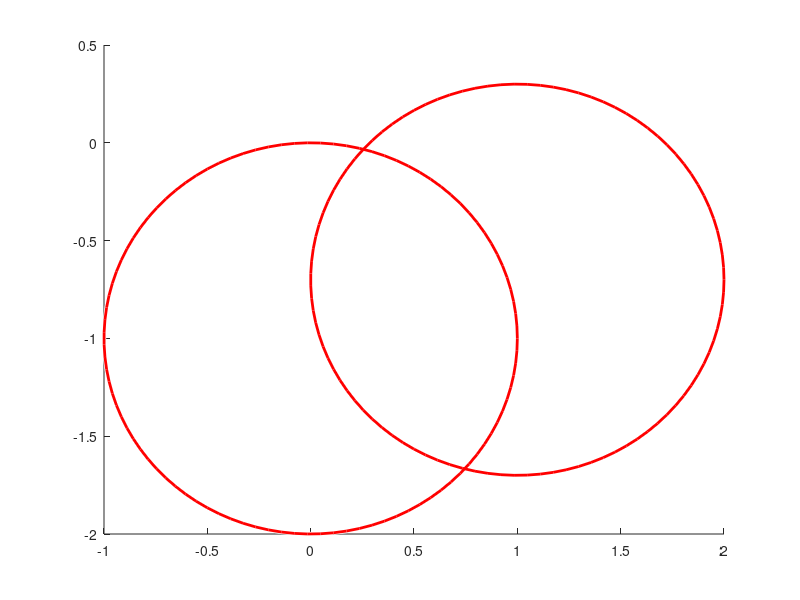

MATLAB code for this plot: (Note: this script raises an error after producing the figure.)
radius = 1;
xParticles = [0,1];
yParticles = [-1, -0.7];

figure(1)
clf
viscircles([xParticles', yParticles'], ones(size(xParticles'))*radius);
xDir = xParticles - xParticles';
yDir = yParticles - yParticles';
r = sqrt(xDir.^2 + yDir.^2);
xDirHat = xDir ./ r;
yDirHat = yDir ./ r;

figure(2)
clf
% xParticles(1) = xParticles(1) - (2*radius*xDirHat(1,2)-xDir(1,2))/2;
% xParticles(2) = xParticles(2) - (2*radius*xDirHat(2,1)-xDir(2,1))/2;
% 
% yParticles(1) = yParticles(1) - (2*radius*yDirHat(1,2)-yDir(1,2))/2;
% yParticles(2) = yParticles(2) - (2*radius*yDirHat(2,1)-yDir(2,1))/2;
[xParticles, yParticles] = AvoidOverlap(xParticles, yParticles, radius);
% xParticles(1) = xParticles(1) - (2*radius*xDirHat(1, 2) - xDir(1,2))/2;
% yParticles(row) = yParticles(col) - (2*radius*yHatDir(row, col) - yDir(row,col))/2;


viscircles([xParticles', yParticles'], ones(size(xParticles'))*radius);
